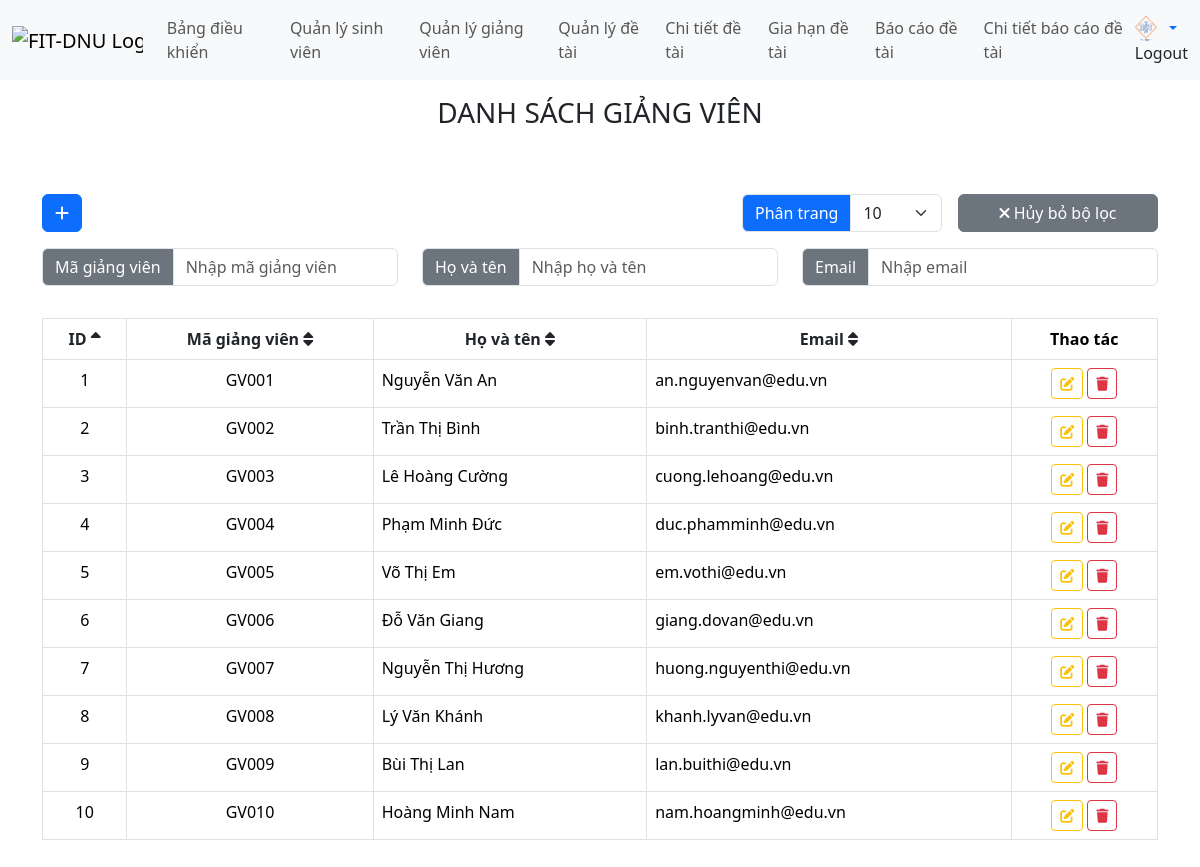
/views/teacher.php (signed in), run on the app's committed database.
### tables this page shows
CREATE TABLE teachers (
    id INT NOT NULL AUTO_INCREMENT,
    teacher_code VARCHAR(15) NOT NULL UNIQUE,
    teacher_name NVARCHAR(30) NOT NULL,
    teacher_email NVARCHAR(50) NOT NULL UNIQUE,
    PRIMARY KEY (id)
);

### functions/teacher_functions.php (called while the page is built, shortened)
<?php
function getTeachersWithPagination($page = 1, $limit = 10, $sortField = 'id', $sortOrder = 'asc') {
    $conn = getDbConnection();
    $validFields = ['id', 'teacher_code', 'teacher_name', 'teacher_email'];
    $countSql = "SELECT COUNT(*) as total FROM teachers";
    $countResult = mysqli_query($conn, $countSql);
    $totalTeachers = mysqli_fetch_assoc($countResult)['total'];
    if ($limit === 'all') {
        $sql = "SELECT id, teacher_code, teacher_name, teacher_email FROM teachers ORDER BY $sortField $sortOrder";
        $result = mysqli_query($conn, $sql);
        $teachers = [];
        if ($result && mysqli_num_rows($result) > 0) {
            while ($row = mysqli_fetch_assoc($result)) {
                $teachers[] = $row;
            }
        }
        mysqli_close($conn);
        return [
            'teachers' => $teachers,
            'totalTeachers' => $totalTeachers,
            'totalPages' => 1,
            'currentPage' => 1
        ];
    } else {
        $limit = (int)$limit;
        $totalPages = ceil($totalTeachers / $limit);
        $offset = ($page - 1) * $limit;
        $sql = "SELECT id, teacher_code, teacher_name, teacher_email FROM teachers ORDER BY $sortField $sortOrder LIMIT $limit OFFSET $offset";
        $result = mysqli_query($conn, $sql);
        $teachers = [];
        if ($result && mysqli_num_rows($result) > 0) {
            while ($row = mysqli_fetch_assoc($result)) {
                $teachers[] = $row;
            }
        }
        return [
            'teachers' => $teachers,
            'totalTeachers' => $totalTeachers,
            'totalPages' => $totalPages,
            'currentPage' => $page
        ];
    }
}
?>

### handle/teacher_process.php (called while the page is built, shortened)
<?php
require_once __DIR__ . '/../functions/teacher_functions.php';
function handleGetTeachersWithPagination($page = 1, $limit = 10, $sortField = 'id', $sortOrder = 'asc') {
    return getTeachersWithPagination($page, $limit, $sortField, $sortOrder);
}
?>

### views/teacher.php (the view, shortened to what this page needs)
<?php
$limit = isset($_GET['limit']) ? $_GET['limit'] : 10;
if ($limit === 'all') {
    $limit = 'all';
} else {
    $limit = (int)$limit;
}
$page = isset($_GET['page']) ? (int)$_GET['page'] : 1;
$searchTeacherCode = isset($_GET['search_teacher_code']) ? trim($_GET['search_teacher_code']) : '';
$searchTeacherName = isset($_GET['search_teacher_name']) ? trim($_GET['search_teacher_name']) : '';
$searchTeacherEmail = isset($_GET['search_teacher_email']) ? trim($_GET['search_teacher_email']) : '';
$sortField = isset($_SESSION['teacher_sort_field']) ? $_SESSION['teacher_sort_field'] : 'id';
$sortOrder = isset($_SESSION['teacher_sort_order']) ? $_SESSION['teacher_sort_order'] : 'asc';
function getSortIcon($field, $currentSortField, $currentSortOrder) {
    if ($field === $currentSortField) {
        return $currentSortOrder === 'asc'
            ? '<i class="fas fa-sort-up"></i>'
            : '<i class="fas fa-sort-down"></i>';
    }
    return '<i class="fas fa-sort"></i>';
}
function getNextSortOrder($field, $currentSortField, $currentSortOrder) {
    if ($field === $currentSortField) {
        return $currentSortOrder === 'asc' ? 'desc' : 'asc';
    }
    return 'asc';
}
function buildSortUrl($field, $sortField, $sortOrder, $page, $limit, $searchTeacherCode = '', $searchTeacherName = '', $searchTeacherEmail = '') {
    $params = [
        'page' => $page,
        'sort_field' => $field,
        'sort_order' => getNextSortOrder($field, $sortField, $sortOrder),
        'limit' => $limit
    ];
    return 'teacher.php?' . http_build_query($params);
}
include __DIR__ . '/header.php';
?>
<body>
    <?php include './menu.php'; ?>
    <div class="container mt-3">
        <h3 class="mt-3 mb-3 text-center">DANH SÁCH GIẢNG VIÊN</h3>
        <br>
        <br>
        <div class="row mb-3">
            <div class="col-12 d-flex justify-content-between align-items-center">
                <div>
                    <a href="teacher/create_teacher.php" class="btn btn-primary">
                        <i class="fas fa-plus"></i>
                    </a>
                </div>
                <div class="d-flex align-items-center">
                    <div class="input-group me-3" style="width: 200px;">
                        <span class="input-group-text bg-primary text-white">Phân trang</span>
                        <select class="form-select" id="records_per_page" onchange="changeRecordsPerPage()">
                            <option value="10" <?= $limit == 10 ? 'selected' : '' ?>>10</option>
                        </select>
                    </div>
                    <div style="width: 200px;">
                        <button type="button" class="btn btn-secondary w-100" onclick="clearSearch()">
                            <i class="fas fa-times"></i> Hủy bỏ bộ lọc
                        </button>
                    </div>
                </div>
            </div>
        </div>
        <form method="GET" action="teacher.php" id="searchForm">
            <div class="row mb-3 mt-3">
                <div class="col-md-12">
                    <div class="row">
                        <div class="col-md-4">
                            <div class="input-group mb-3">
                                <span class="input-group-text bg-secondary  text-white">Mã giảng viên</span>
                                <input type="text" class="form-control" name="search_teacher_code"
                                       value="<?= htmlspecialchars($searchTeacherCode) ?>"
                                       placeholder="Nhập mã giảng viên"
                                       onchange="document.getElementById('searchForm').submit()">
                            </div>
                        </div>
                        <div class="col-md-4">
                            <div class="input-group mb-3">
                                <span class="input-group-text bg-secondary  text-white">Họ và tên</span>
                                <input type="text" class="form-control" name="search_teacher_name"
                                       value="<?= htmlspecialchars($searchTeacherName) ?>"
                                       placeholder="Nhập họ và tên"
                                       onchange="document.getElementById('searchForm').submit()">
                            </div>
                        </div>
                        <div class="col-md-4">
                            <div class="input-group mb-3">
                                <span class="input-group-text bg-secondary  text-white">Email</span>
                                <input type="text" class="form-control" name="search_teacher_email"
                                       value="<?= htmlspecialchars($searchTeacherEmail) ?>"
                                       placeholder="Nhập email"
                                       onchange="document.getElementById('searchForm').submit()">
                            </div>
                        </div>
                    </div>
                </div>
            </div>
        </form>
        <table class="table table-bordered">
            <thead>
                <tr>
                    <th scope="col" class="text-center">
                        <a href="<?= buildSortUrl('id', $sortField, $sortOrder, $page, $limit, $searchTeacherCode, $searchTeacherName, $searchTeacherEmail) ?>" class="text-decoration-none text-dark">
                            ID <?= getSortIcon('id', $sortField, $sortOrder) ?>
                        </a>
                    </th>
                    <th scope="col" class="text-center">
                        <a href="<?= buildSortUrl('teacher_code', $sortField, $sortOrder, $page, $limit, $searchTeacherCode, $searchTeacherName, $searchTeacherEmail) ?>" class="text-decoration-none text-dark">
                            Mã giảng viên <?= getSortIcon('teacher_code', $sortField, $sortOrder) ?>
                        </a>
                    </th>
                    <th scope="col" class="text-center">
                        <a href="<?= buildSortUrl('teacher_name', $sortField, $sortOrder, $page, $limit, $searchTeacherCode, $searchTeacherName, $searchTeacherEmail) ?>" class="text-decoration-none text-dark">
                            Họ và tên <?= getSortIcon('teacher_name', $sortField, $sortOrder) ?>
                        </a>
                    </th>
                    <th scope="col" class="text-center">
                        <a href="<?= buildSortUrl('teacher_email', $sortField, $sortOrder, $page, $limit, $searchTeacherCode, $searchTeacherName, $searchTeacherEmail) ?>" class="text-decoration-none text-dark">
                            Email <?= getSortIcon('teacher_email', $sortField, $sortOrder) ?>
                        </a>
                    </th>
                    <th scope="col" class="text-center">Thao tác</th>
                </tr>
            </thead>
            <tbody>
                <?php
                require '../handle/teacher_process.php';
                $hasSearch = !empty($searchTeacherCode) || !empty($searchTeacherName) || !empty($searchTeacherEmail);
                if ($hasSearch) {
                    $paginationData = handleSearchTeachersWithPagination($page, $limit, $sortField, $sortOrder, $searchTeacherCode, $searchTeacherName, $searchTeacherEmail);
                } else {
                    $paginationData = handleGetTeachersWithPagination($page, $limit, $sortField, $sortOrder);
                }
                $teachers = $paginationData['teachers'];
                foreach($teachers as $index => $teacher){
                ?>
                    <tr>
                        <td class="text-center"><?= $teacher["id"] ?></td>
                        <td class="text-center"><?= $teacher["teacher_code"] ?></td>
                        <td><?= $teacher["teacher_name"] ?></td>
                        <td><?= $teacher["teacher_email"] ?></td>
                        <td class="text-center">
                            <div class="d-flex gap-1 justify-content-center">
                                <a href="teacher/edit_teacher.php?id=<?= $teacher["id"] ?>" class="btn btn-warning btn-sm"><i class="fas fa-edit"></i></a>
                                <a href="../handle/teacher_process.php?action=delete&id=<?= $teacher["id"] ?>"
                                    class="btn btn-danger btn-sm"
                                    onclick="return confirm('Bạn có chắc chắn muốn xóa giảng viên này?')"><i class="fas fa-trash"></i></a>
                            </div>
                        </td>
                    </tr>
                <?php } ?>
            </tbody>
        </table>
    </div>
</body>
</html>

### data on the page
teachers: id "1", teacher_code "GV001", teacher_name "Nguyễn Văn An", teacher_email "an.nguyenvan@edu.vn"
teachers: id "2", teacher_code "GV002", teacher_name "Trần Thị Bình", teacher_email "binh.tranthi@edu.vn"
teachers: id "3", teacher_code "GV003", teacher_name "Lê Hoàng Cường", teacher_email "cuong.lehoang@edu.vn"
teachers: id "4", teacher_code "GV004", teacher_name "Phạm Minh Đức", teacher_email "duc.phamminh@edu.vn"
teachers: id "5", teacher_code "GV005", teacher_name "Võ Thị Em", teacher_email "em.vothi@edu.vn"
teachers: id "6", teacher_code "GV006", teacher_name "Đỗ Văn Giang", teacher_email "giang.dovan@edu.vn"
teachers: id "7", teacher_code "GV007", teacher_name "Nguyễn Thị Hương", teacher_email "huong.nguyenthi@edu.vn"
teachers: id "8", teacher_code "GV008", teacher_name "Lý Văn Khánh", teacher_email "khanh.lyvan@edu.vn"
teachers: id "9", teacher_code "GV009", teacher_name "Bùi Thị Lan", teacher_email "lan.buithi@edu.vn"
teachers: id "10", teacher_code "GV010", teacher_name "Hoàng Minh Nam", teacher_email "nam.hoangminh@edu.vn"
